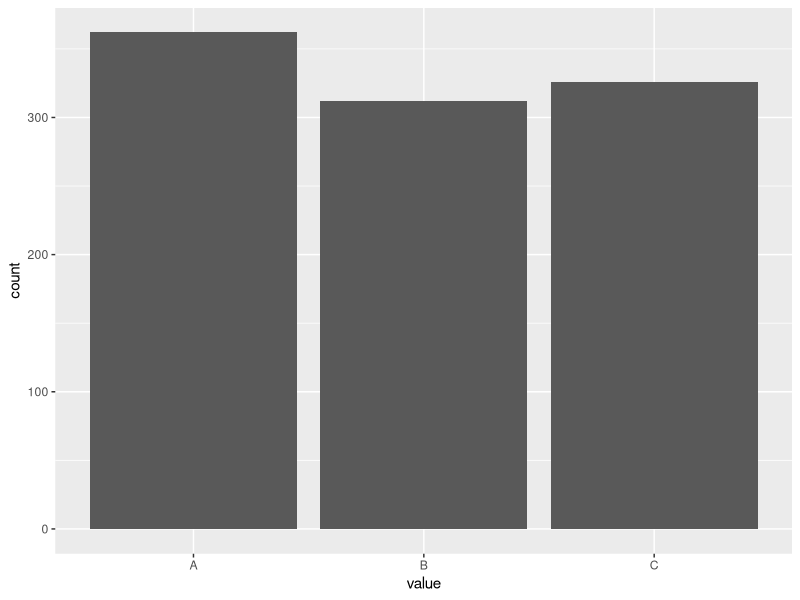
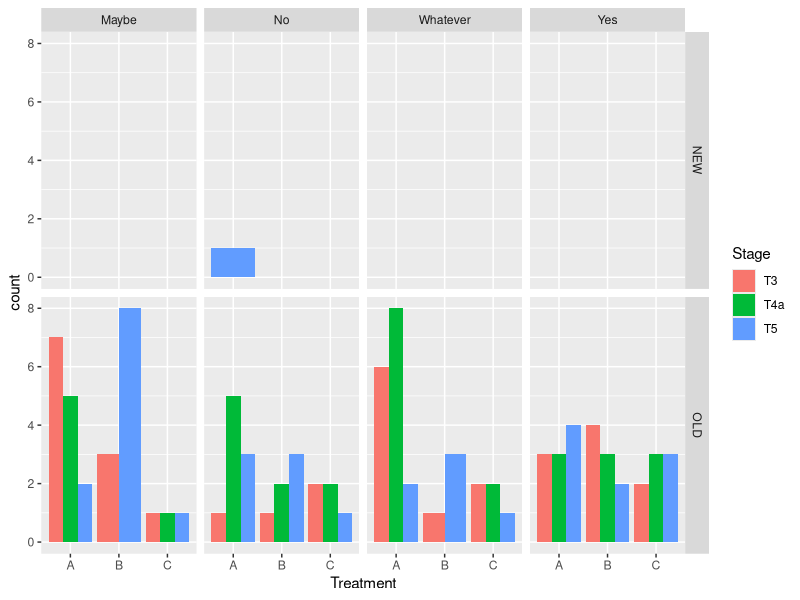

Here is the R script that generated these plots, in order:

#  From CIRCULATE protocol
# Before randomization several points have to be checked:
#   ???	Signature of ICF,
# ???	Eligibility criteria,
# ???	ctDNA assessment performed and filled in CRF.
# -	Patients who are positive for postoperative ctDNA (ctDNA+) will be randomized (2:1) 
# to adjuvant chemotherapy (n=132) or to follow up (n=66).
# The stratification factors are: Center / T3 vs T4a / emergency resection.

# -	Patients who are negative for postoperative ctDNA (ctDNA-) will be randomized (1:4) 
# to follow-up within CIRCULATE or to routine follow up outside the trial  
# The stratification factors are: Center / T3 vs T4a / emergency resection.

# Stratification factors 
# nb of centers (100 levels) : approx 100 => Center001 -> Center100
# tumor stage (2 levels) : T3, T4a
# emergency resection (2 levels) : Yes, No

# Method as described in https://www.lexjansen.com/nesug/nesug04/ap/ap07.pdf

library(tidyverse)

# create seed for program to be rerun with same results
# TODO :  must be returned as well
set.seed(42)

set.seed(NULL)


###########################

numberOfCenters <- 100
allTreatments <- c("A", "B", "C")
allCenters <- sprintf("Center%03d", as.numeric(1:numberOfCenters))
allStages <- c("T3", "T4a", "T5")
allEmergencyResections <- c("Yes", "No", "Maybe", "Whatever")
samplingScheme <- c(2, 1, 1)
allTreatmentsProbs <- samplingScheme / sum(samplingScheme)

# Create complete DF of all possible combinations of stratification factors + treatments 
allCases <- 
  crossing(
    Center = allCenters, 
    Stage = allStages, 
    EmergencyResection = allEmergencyResections,
    Treatment = allTreatments
    )

# Generate a random list of n patients already allocated with a treatment 
# Treatment are randomly allocated with unbalanced probs (not proper randomization but this is a start)

samplePatients <- function( n = 1 ) {
  tibble( 
    Center = sample( allCenters, n, replace = TRUE ), 
    Stage = sample( allStages, n, replace = TRUE  ), 
    EmergencyResection = sample( allEmergencyResections, n, replace = TRUE  ),
    Treatment = sample( allTreatments, n, replace = TRUE, prob = allTreatmentsProbs )
  ) 
}

patientList <- 
  samplePatients(100) %>% 
  mutate(patientID = row_number()) 

################################################################
# Minimization algorithm - 2 treatments
# TODO : generalize algorithm to more than 2 trts

# define study-level parameters for randomization
# Treatment allocation probabilities
treatmentAllocationProbs <- 
  tribble(
    ~Treatment, ~Weight, 
    allTreatments, allTreatmentsProbs
  ) %>%  
  unnest()

# Get weights for stratification factors into a vector for future use
# TODO

# Create one new patient to be randomized
newPatient <- samplePatients(1) %>% 
  select(-Treatment) %>% 
  mutate(patientID = nrow(patientList) + 1 )

# Create table summarizing number of cases within each stratum of the 
# stratification factors in the current patient list
# DONE - the count should return zero for centers that are not used
# DONE - this needs to be generalized to handle more stratif factors (using gather/spread?)

# Create Table 3 - Breakdown of patient list before randomization 
# of new patient (complete with cases not seen before)
ComputePatientListBreakdown <- function(allCases, patientList) {
  allCases %>% 
    left_join(patientList, by = names(allCases)) %>% 
    gather( key = "key", value = "value", -patientID, -Treatment ) %>% 
    group_by( Treatment, key, value ) %>% 
    summarise( n = sum(!is.na(patientID) ) )
}

patientListBreakdown <- ComputePatientListBreakdown(allCases, patientList)

# Create Tables 7 and 8 - expected values only
ComputeExpectedValues <- function(treatmentAllocationProbs, newPatient, patientListBreakdown) {
  
  newPatient %>% 
    select( -patientID ) %>% 
    gather( key = "key", value = "value" ) %>% 
    left_join( patientListBreakdown, by = c( "key", "value" ) ) %>% 
    group_by( key ) %>% 
    mutate( tot_byStratFactor = sum( n ) ) %>% 
    left_join( treatmentAllocationProbs, by = "Treatment") %>% 
    mutate( expected = ( tot_byStratFactor + 1 ) * Weight )
  
}

ExpectedValues <- ComputeExpectedValues(treatmentAllocationProbs, newPatient, patientListBreakdown)

# Create Table 10 - differences observed-expected, distances (3 methods) and 
# imbalance scores (3 methods)
ComputeImbalanceScores <- function(ExpectedValues, allTreatments) {
  
  ExpectedValues  %>% 
    crossing( newTreatment = allTreatments ) %>% 
    mutate( n_new = ifelse(Treatment == newTreatment, n + 1, n) ) %>% 
    mutate( diff = n_new - expected ) %>%
    group_by( newTreatment, key ) %>% 
    summarise( dist_range = max(diff)-min(diff), 
               dist_var = var(diff) * ( n() - 1 ) / n(), 
               dist_max = max(diff) )  %>% 
    summarise( imbalanceScore_range = sum(dist_range), 
               imbalanceScore_var = sum(dist_var), 
               imbalanceScore_max = sum(dist_max)) 
  
}

ImbalanceScores <- ComputeImbalanceScores(ExpectedValues, allTreatments )

# Select treatment 
# Method BEST : assign treatment with lowest imbalance score
# Method PROB : assign treatment with lowest imbalance score, using fixed probabilities
# Method PROP : assign treatment with lowest imbalance score, using probabilities 
#               based on imbalance score values
selectTreatment <- function(ImbalanceScores, dist_method, choice_method) {
  
  dist_colName <- 
    case_when(
      dist_method == "RANGE"  ~ "imbalanceScore_range",
      dist_method == "VAR"  ~ "imbalanceScore_var",
      dist_method == "MAX"  ~ "imbalanceScore_max",
      TRUE ~ "UNKNOWN_COLNAME"
    )

  dist_colName <- enquo(dist_colName)
    
  reducedImbalanceScores <- ImbalanceScores %>% 
    select( newTreatment, imbalanceScore = !!dist_colName )
  
  assignedTreatment <- "UNKNOWN"
  
  if (choice_method == "BEST") {
    
    # print("BEST method chosen")

    assignedTreatment <- reducedImbalanceScores %>% 
      filter( imbalanceScore == min(imbalanceScore) ) %>% 
      dplyr::pull(newTreatment)

  } else if (choice_method == "PROB") {
    
    # print("PROB method chosen")
    
    sortedTreatments <- ImbalanceScores %>% 
      select(newTreatment, imbalanceScore = imbalanceScore_range) %>% 
      arrange(imbalanceScore)  %>% 
      dplyr::pull(newTreatment)
    
    assignedTreatment <- sample( sortedTreatments, 1, prob =  c(0.75, 0.25) )

  } else if (choice_method == "PROP") {

    # print("PROP method chosen")
    
    sortedImbalanceScores <- ImbalanceScores %>% 
      select(newTreatment, imbalanceScore = imbalanceScore_range) %>% 
      arrange(imbalanceScore)  
      
    sortedTreatments <- dplyr::pull(sortedImbalanceScores, newTreatment)
    sortedScores <- dplyr::pull(sortedImbalanceScores, imbalanceScore)
    
    assignedTreatment <- sample( sortedTreatments, 
                                 1, 
                                 prob =  1 - sortedScores / sum(sortedScores) 
                                 )

  } else {
    
    print("Unknown method to choose treatment")
    
  }
  
  return(assignedTreatment)

}

# Test once
allocatedNewPatient <- newPatient 
allocatedNewPatient$Treatment <- selectTreatment(ImbalanceScores, "RANGE", "BEST")
allocatedNewPatient$status <- "NEW"

# Test 1000 times and plot histogram of treatment allocation
replicate( 1000, selectTreatment(ImbalanceScores, "VAR", "PROP") ) %>% 
  as.tibble() %>% 
  ggplot( aes( x = value ) ) +
  geom_bar()

patientList %>% 
  mutate( status = "OLD" ) %>% 
  bind_rows(allocatedNewPatient) %>% 
  ggplot( aes( x = Treatment, fill = Stage ) ) +
  geom_bar( position = position_dodge() ) + 
  facet_grid(status ~ EmergencyResection )

# It looks like the OLD patient list is not properly stratified. This is normal, as it has been 
# randomly created without stratification!!! To create a properly randomized patient list, randomization
# would need to be used incrementally to built the list

